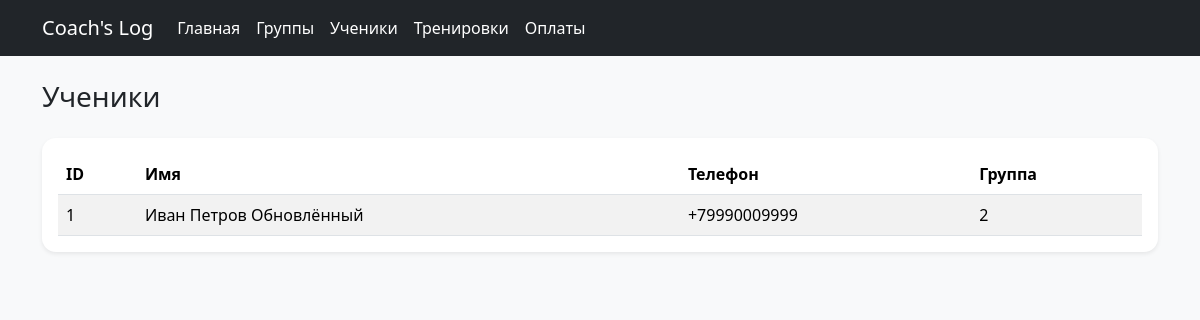
/students-page, run on an earlier commit of the app's database.
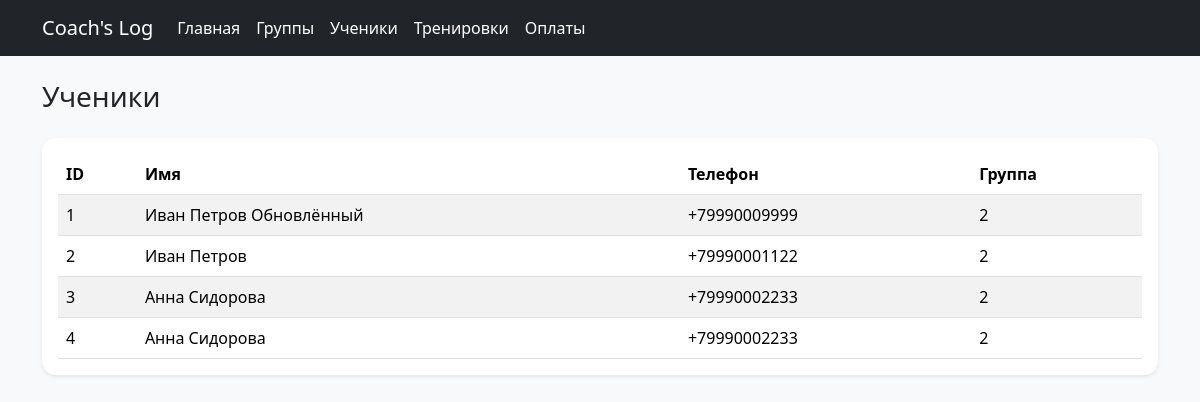
And on a later commit of the database.
### app/models/student.py (models this page shows)
class Student(Base):
    __tablename__ = "students"
    id: Mapped[int] = mapped_column(primary_key=True, index=True)
    full_name: Mapped[str] = mapped_column(String(255), nullable=False)
    phone: Mapped[str | None] = mapped_column(String(30), nullable=True)
    group_id: Mapped[int] = mapped_column(ForeignKey("groups.id"), nullable=False)
    group: Mapped["Group"] = relationship(back_populates="students")
    attendances: Mapped[list["Attendance"]] = relationship(
        back_populates="student",
        cascade="all, delete-orphan"
    )
    payments: Mapped[list["Payment"]] = relationship(
        back_populates="student",
        cascade="all, delete-orphan"
    )

### app/routers/pages.py (the view)
@router.get("/students-page", response_class=HTMLResponse)
def students_page(request: Request, db: Session = Depends(get_db)):
    students = db.query(Student).order_by(Student.id).all()
    return templates.TemplateResponse(
        request=request,
        name="students/list.html",
        context={
            "request": request,
            "students": students,
        },
    )

### app/templates/students/list.html (shortened to what this page needs)
{% extends "base.html" %}
{% block content %}
<h1 class="h3 mb-4">Ученики</h1>
<div class="card shadow-sm">
    <div class="card-body">
        {% if students %}
        <div class="table-responsive">
            <table class="table table-striped">
                <thead>
                    <tr>
                        <th>ID</th>
                        <th>Имя</th>
                        <th>Телефон</th>
                        <th>Группа</th>
                    </tr>
                </thead>
                <tbody>
                    {% for s in students %}
                    <tr>
                        <td>{{ s.id }}</td>
                        <td>{{ s.full_name }}</td>
                        <td>{{ s.phone }}</td>
                        <td>{{ s.group_id }}</td>
                    </tr>
                    {% endfor %}
                </tbody>
            </table>
        </div>
        {% else %}
        <p>Нет учеников</p>
        {% endif %}
    </div>
</div>
{% endblock %}

### app/templates/base.html (shortened to what this page needs)
<!DOCTYPE html>
<html lang="ru">
<head>
    <link
        href="https://cdn.jsdelivr.net/npm/bootstrap@5.3.3/dist/css/bootstrap.min.css"
        rel="stylesheet"
    >
    <link rel="stylesheet" href="{{ url_for('static', path='css/styles.css') }}">
</head>
<body>
    <nav class="navbar navbar-expand-lg bg-dark" data-bs-theme="dark">
    <div class="container">
        <a class="navbar-brand text-white" href="/">Coach's Log</a>
        <div class="collapse navbar-collapse" id="navbarNav">
            <div class="navbar-nav">
                <a class="nav-link text-white" href="/">Главная</a>
                <a class="nav-link text-white" href="/groups-page">Группы</a>
                <a class="nav-link text-white" href="/students-page">Ученики</a>
                <a class="nav-link text-white" href="/trainings-page">Тренировки</a>
                <a class="nav-link text-white" href="/payments-page">Оплаты</a>
            </div>
        </div>
    </div>
</nav>
    <main class="container py-4">
        {% block content %}{% endblock %}
    </main>
</body>
</html>

### app/static/css/styles.css (style rules this page uses)
body { background-color: #f8f9fa; }
.card { border: none; border-radius: 14px; }
.table { margin-bottom: 0; }
.navbar .nav-link, .navbar .navbar-brand { color: white !important; }

What changed in the data, as far as the page shows it:
added Student: id "2", full_name "Иван Петров", phone "+79990001122", group_id "2"
added Student: id "3", full_name "Анна Сидорова", phone "+79990002233", group_id "2"
added Student: id "4", full_name "Анна Сидорова", phone "+79990002233", group_id "2"
